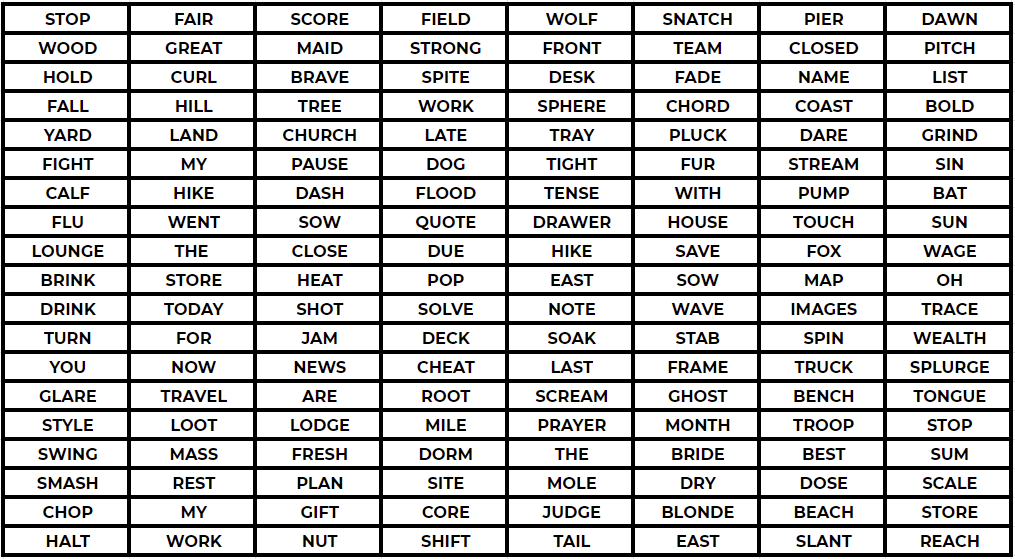
#> input picture 14-Working-with-Images/word_matrix.png, 1015 x 559 px
$ jupyter execute 01-Image-Exercise.ipynb
#> lines starting #> are read from the running program, lines starting #| are printed output that depends on the picture
# Image Exercise

In the folder "Working with Images" (same folder this notebook is located in) there are two images we will be working with:
* word_matrix.png
* mask.png

The word_matrix is a .png image that contains a spreadsheet of words with a hidden message in it.

Your task is to use the mask.png image to reveal the hidden message inside the word_matrix.png. Keep in mind, you may need to make changes to the mask.png in order for this to work. That is all we'll say for now, since we really want you to discover this on your own!

This exercise is more open-ended, so we won't guide you with the steps, instead, letting you explore and figure things out on your own as you would in a real world situation. However, if you get stuck, you can always view the solutions video or notebook for guidance. Best of luck!

[cell 1]
from PIL import Image
wm = Image.open('word_matrix.png')
#> wm is the input picture: PIL image 1015x559 RGBA; mean R, G, B, A 192.9, 192.7, 192.7, 255
wm

[cell 2]
maak = Image.open('mask.png')
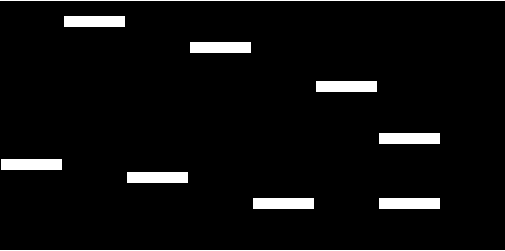
#> input picture 14-Working-with-Images/mask.png, 505 x 251 px
#> maak is the input picture: PIL image 505x251 RGBA; mean R, G, B, A 12.8, 12.8, 12.8, 255
maak

[cell 3]
maak.size
#> Out = (505, 251)

[cell 4]
wm.size
#> Out = (1015, 559)

[cell 5]
maak = maak.resize((1015,559))
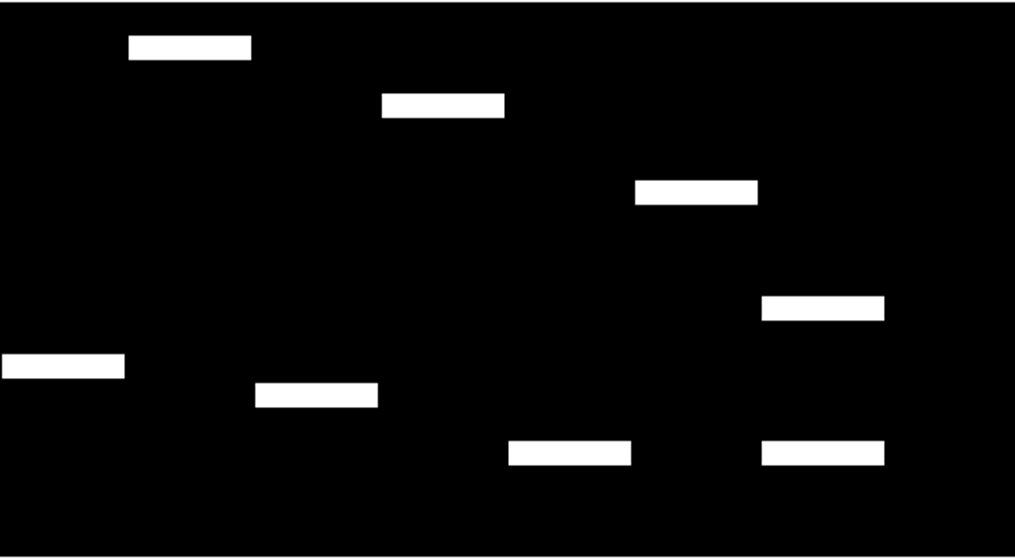
#> maak: PIL image 1015x559 RGBA; mean R, G, B, A 12.9, 12.9, 12.9, 255
maak

[cell 6]
maak.size
#> Out = (1015, 559)
